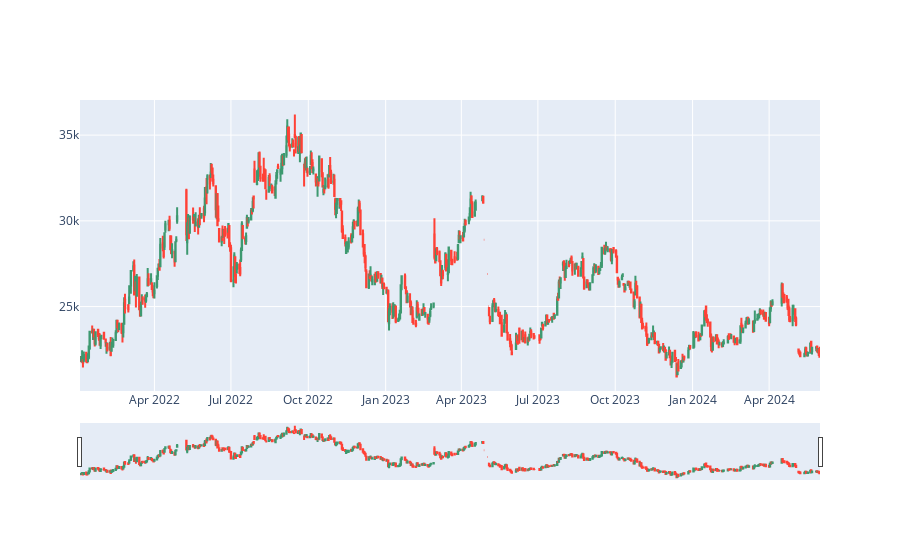

The notebook cell this image was saved under:
### Code cell
fig = go.Figure(data=[go.Candlestick(x=df_untr['prev'].index,
                open=df_untr['open'],
                high=df_untr['high'],
                low=df_untr['low'],
                close=df_untr['close'])])

fig.show()

plt.plot(df_untr['close'], color='cornflowerblue', label='UNTR')
plt.xlabel('Tanggal', fontsize=20)
plt.ylabel('Harga Penutupan dalam Rupiah (Rp)', fontsize=10)
plt.legend()
plt.title('Riwayat Harga Penutupan pada Emiten UNTR')
import calplot
import matplotlib.pyplot as plt

calplot.calplot(df_untr['close'], yearascending = False,
                suptitle = 'Hari Kerja Bursa 2022 - Mei 2024', 
                suptitle_kws = {'x': 0.5, 'y': 1.0})
# plt.show()
fig = plt.figure(figsize =(10, 7)) 
# Creating plot
plt.boxplot(df_untr['close'])
# show plot
plt.show()
df_untr['close'].hist(bins=10, figsize=[14,6])

### Figure 1 — Plotly figure (JSON) as saved in the notebook; plotly's stock layout.template omitted (floating-point values rounded to 4 significant figures; data arrays with more than 128 entries replaced by an {"elided": "..."} marker saying what was removed)
{"data": [{"close": {"elided": "577 int values"}, "high": {"elided": "577 int values"}, "low": {"elided": "577 int values"}, "open": {"elided": "577 int values"}, "type": "candlestick", "x": {"elided": "577 str values"}}], "layout": {}}
